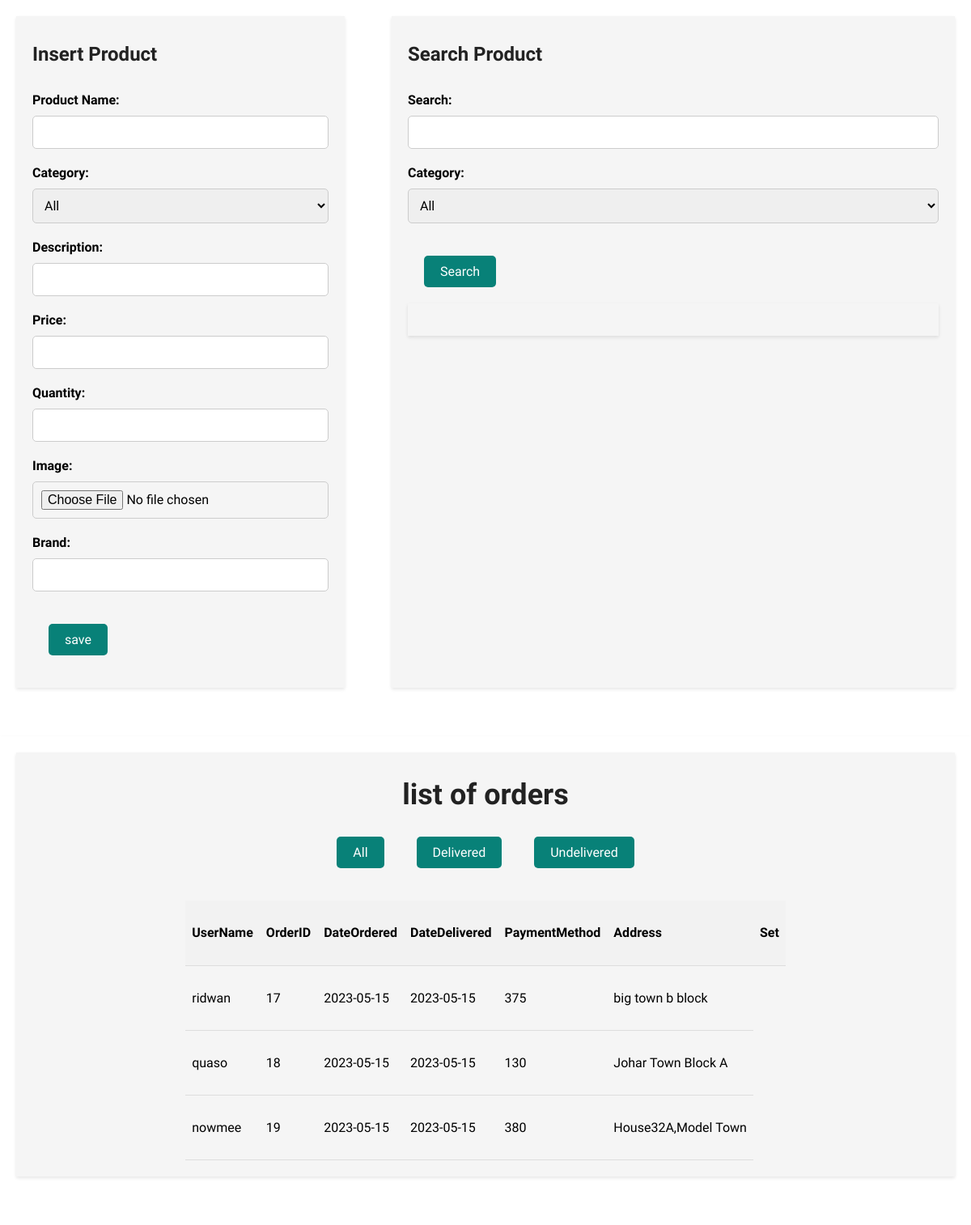
The page /website/inventory.php on the database its author committed.
### tables this page shows
CREATE TABLE `orders` (
  `oid` int(11) NOT NULL,
  `dateod` date NOT NULL,
  `datedel` date DEFAULT NULL,
  `aid` int(11) NOT NULL,
  `address` varchar(255) NOT NULL,
  `city` varchar(50) NOT NULL,
  `country` varchar(100) NOT NULL,
  `account` char(16) DEFAULT NULL,
  `total` int(11) NOT NULL
);

CREATE TABLE `accounts` (
  `aid` int(11) NOT NULL,
  `afname` varchar(100) NOT NULL,
  `alname` varchar(100) NOT NULL,
  `phone` char(11) NOT NULL,
  `email` varchar(100) NOT NULL,
  `cnic` char(13) NOT NULL,
  `dob` date NOT NULL,
  `username` varchar(100) NOT NULL,
  `gender` varchar(10) NOT NULL,
  `password` varchar(100) NOT NULL
);

### website/inventory.php (the view, shortened to what this page needs)
<!DOCTYPE html>
<html>
<head>
    <link rel="stylesheet" href="style.css">
</head>
<body>
    <div class="container1">
        <div class="form-container">
            <h2>Insert Product</h2>
            <form id="insert-form" action="inventory.php" enctype="multipart/form-data" method="post">
                <label for="name">Product Name:</label>
                <input type="text" id="name" name="name" required>
                <label for="category">Category:</label>
                <select id="category-filter" name="category" required>
                    <option value="all">All</option>
                </select>
                <label for="description">Description:</label>
                <input type="text" id="description" name="description" required>
                <label for="price">Price:</label>
                <input type="number" id="price" name="price" required min='0'>
                <label for="quantity">Quantity:</label>
                <input type="number" id="quantity" name="quantity" required min='0'>
                <label for="image">Image:</label>
                <input type="file" name="photo" id="fileInput" required>
                <label for="brand">Brand:</label>
                <input type="text" id="brand" name="brand" required>
                <button name="ins" type="submit" class="insert-btn">save</button>
            </form>
        </div>
        <div class="search-container">
            <h2>Search Product</h2>
            <form id="search-form" action="inventory.php" method="post">
                <label for="search">Search:</label>
                <input type="text" id="search" name="search">
                <label for="category-filter">Category:</label>
                <select id="category-filter" name="cat">
                    <option value="all">All</option>
                </select>
                <button type="submit" id="search-btn" name="search1">Search</button>
            </form>
            <div class="inventory-container">
            </div>
        </div>
    </div>
    <div class="container11">
        <div class="order-container">
            <h1>list of orders</h1>
            <div class="btns">
                <a href='inventory.php?a=1'><button id="all-btn">All</button></a>
                <a href='inventory.php?d=1'><button id="delivered-btn">Delivered</button></a>
                <a href='inventory.php?u=1'><button id="undelivered-btn">Undelivered</button></a>
            </div>
            <table id="tab1" style="width: auto; margin: 0 auto;">
                <thead>
                    <tr>
                        <th> UserName</th>
                        <th>OrderID</th>
                        <th>DateOrdered</th>
                        <th>DateDelivered</th>
                        <th>PaymentMethod</th>
                        <th>Address</th>
                        <th>Set</th>
                    </tr>
                </thead>
                <tbody>
                    <?php
					if (isset($_GET['d'])) {
						include("include/connect.php");
						$query = "SELECT * FROM orders join accounts on orders.aid = accounts.aid where datedel is not NULL";
						$result = mysqli_query($con, $query);
						while ($row = mysqli_fetch_assoc($result)) {
							$aname = $row['username'];
							$oid = $row['oid'];
							$dateod = $row['dateod'];
							$datedel = $row['datedel'];
							$add = $row['address'];
                            $pri = $row['total'];
							if (empty($datedel))
								$datedel = "Not Delivered";
							echo "
										<tr>
										<td>$aname</td>
										<td>$oid</td>
												<td>$dateod</td>
												<td>$datedel</td>
										<td>$pri</td>
										<td>$add</td>
										";
							if ($datedel == "Not Delivered")
								echo "<td><a href='inventory.php?odd=$oid'><button id='oupdate-btn'>SET</button></a></td>";
							echo "</tr>";
						}
					} else {
						include("include/connect.php");
						$query = "SELECT * FROM orders join accounts on orders.aid = accounts.aid";
						$result = mysqli_query($con, $query);
						while ($row = mysqli_fetch_assoc($result)) {
							$aname = $row['username'];
							$oid = $row['oid'];
							$dateod = $row['dateod'];
							$datedel = $row['datedel'];
							$add = $row['address'];
                            $pri = $row['total'];
							echo "
										<tr>
										<td>$aname</td>
										<td>$oid</td>
												<td>$dateod</td>
												<td>$datedel</td>
										<td>$pri</td>
										<td>$add</td>
										";
							echo "</tr>";
						}
					}
					?>
                </tbody>
            </table>
        </div>
    </div>
</body>
</html>

### website/style.css (style rules this page uses)
* { margin: 0; padding: 0; box-sizing: border-box; font-family: "Spartan", sans-serif; }
html { scroll-behavior: smooth; }
h1 { font-size: 50px; line-height: 64px; color: #222; }
h2 { font-size: 46px; line-height: 54px; color: #222; }
body { width: 100%; }

### website/inventory.php (style rules this page uses)
.container11 { max-width: 100%; margin: 0 auto; padding: 20px; background-color: #fff; box-shadow: 0 2px 4px rgba(0, 0, 0, 0.1); display: flex; flex-direction: column; justify-content: center; align-items: center; overflow: auto; }
#tab1 tr { width: 100%; height: 80px; }
.btns { display: flex; justify-content: center; margin-bottom: 20px; }
.order-container h1 { margin-bottom: 0; }
body { font-family: Arial, sans-serif; background-color: #f0f0f0; }
.container1 { max-width: 100%; margin: 0 auto; padding: 20px; background-color: #fff; box-shadow: 0 2px 4px rgba(0, 0, 0, 0.1); display: flex; justify-content: space-between; }
.form-container { width: 35%; }
h1 { font-size: 36px; text-align: center; margin-bottom: 40px; }
h2 { font-size: 24px; margin-bottom: 20px; }
.search-container { width: 60%; }
.form-container, .search-container { margin-bottom: 40px; padding: 20px; background-color: #f5f5f5; box-shadow: 0 2px 4px rgba(0, 0, 0, 0.1); }
.order-container { margin-bottom: 40px; padding: 20px; justify-content: center; background-color: #f5f5f5; box-shadow: 0 2px 4px rgba(0, 0, 0, 0.1); width: 100%; overflow: auto; }
.form-container label, .search-container label { display: flex; margin-bottom: 10px; font-size: 16px; font-weight: bold; }
.form-container input, .search-container input, .form-container select, .search-container select { display: block; width: 100%; padding: 10px; margin-bottom: 20px; font-size: 16px; border-radius: 5px; border: 1px solid #ccc; }
.form-container input[type="file"] { display: inline-block; }
.inventory-container { padding: 20px; background-color: #f5f5f5; box-shadow: 0 2px 4px rgba(0, 0, 0, 0.1); }
#delete-btn, #update-btn, #insert-btn, #search-btn, #all-btn, #delivered-btn, #undelivered-btn, #oupdate-btn, #up-btn { display: inline-block; padding: 10px 20px; font-size: 16px; border-radius: 5px; border: none; color: #fff; background-color: #088178; cursor: pointer; margin-right: 20px; margin-top: 20px; margin-bottom: 20px; margin-left: 20px; }
.insert-btn { display: inline-block; padding: 10px 20px; font-size: 16px; border-radius: 5px; border: none; color: #fff; background-color: #088178; cursor: pointer; margin-right: 20px; margin-top: 20px; margin-bottom: 20px; margin-left: 20px; }
table { border-collapse: collapse; height: 350px; display: inline-block; width: 100%; overflow: auto; }
.order-container { display: flex; flex-direction: column; justify-content: center; }
th, td { text-align: left; padding: 8px; border-bottom: 1px solid #ddd; white-space: nowrap; }
th { background-color: #f2f2f2; position: sticky; top: 0; }
#tab1 { height: auto; max-height: 900px; overflow-y: auto; overflow-x: auto; }

### rows shown on the page
orders: aid.username "ridwan", oid "17", dateod "2023-05-15", datedel "2023-05-15", total "375", address "big town b block"
orders: aid.username "quaso", oid "18", dateod "2023-05-15", datedel "2023-05-15", total "130", address "Johar Town Block A"
orders: aid.username "nowmee", oid "19", dateod "2023-05-15", datedel "2023-05-15", total "380", address "House32A,Model Town"
